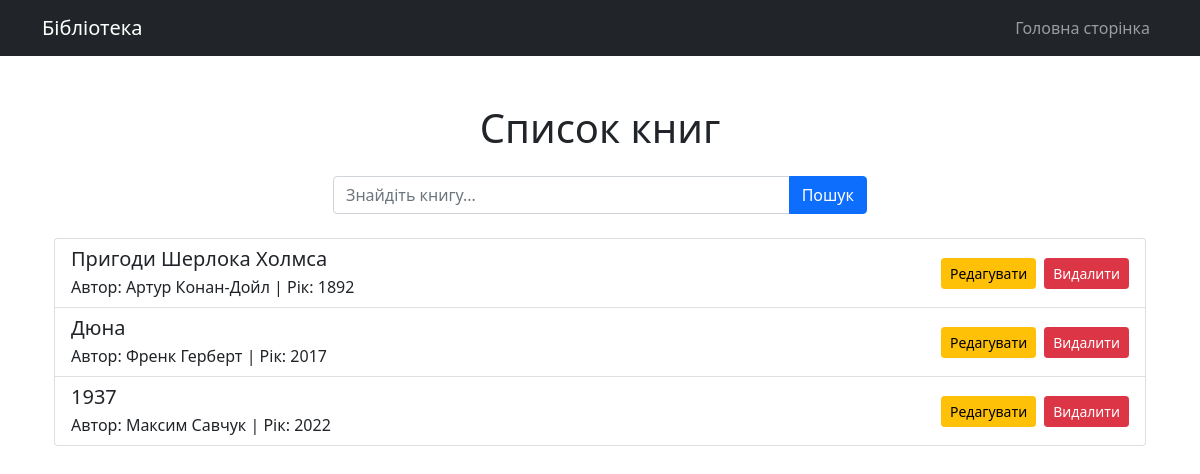
/read/, run on an earlier commit of the app's database.
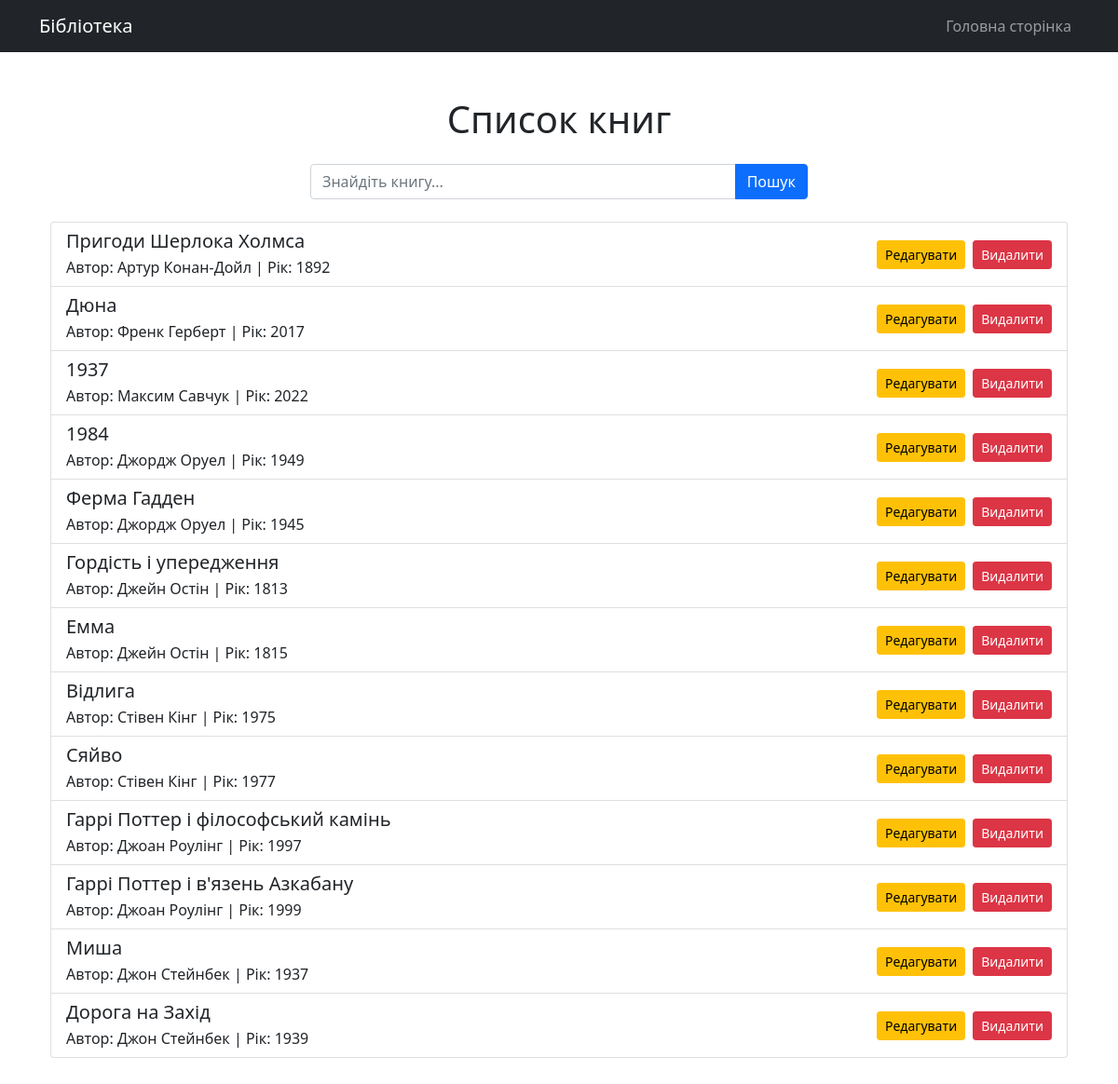
And on a later commit of the database.
### crud/models.py (models this page shows, shortened)
class Books(models.Model):
    title = models.CharField("Назва",max_length=50)
    year = models.IntegerField("Рік видання",validators=[Validate_year])
    author = models.ForeignKey(Author, on_delete=models.CASCADE)
    class Meta:
        verbose_name="Книга"
        verbose_name_plural="Книги"

class Author(models.Model):
    name = models.CharField("Ім'я",max_length=50)
    surname = models.CharField("Прізвище",max_length=50)
    birth_year = models.IntegerField("Рік народження",validators=[Validate_year])
    bio = models.CharField("Біографія",max_length=400)
    def __str__(self):
        return str(self.name) + " " + str(self.surname)
    class Meta:
        verbose_name="Автор"
        verbose_name_plural="Автори"

### crud/views.py (the view)
# urls.py: path('read/', views.read, name='read_books'),
def read(request):
    books = Books.objects.all()  # Отримуємо всі книги з бази даних
    search_query = request.GET.get('q', '')  # Отримуємо пошуковий запит з GET-параметра 'q'
    if search_query:
        books = books.filter(title__icontains=search_query)
    context = {
        'books': books,
        'block_name': 'crud/template_read.html',
    }
    return render(request, 'crud/base.html', context)

### templates/crud/base.html (shortened to what this page needs)
<!DOCTYPE html>
<html lang="en">
<head>
    <link href="https://cdn.jsdelivr.net/npm/bootstrap@5.0.2/dist/css/bootstrap.min.css" rel="stylesheet">
</head>
<body>
    <nav class="navbar navbar-expand-lg navbar-dark bg-dark">
        <div class="container">
            <a class="navbar-brand" href="#">Бібліотека</a>
            <div class="collapse navbar-collapse justify-content-end" id="navbarNav">
                <ul class="navbar-nav">
                    <li class="nav-item">
                        <a class="nav-link" href="{% url 'home' %}">Головна сторінка</a>
                    </li>
                </ul>
            </div>
        </div>
    </nav>
    <div class="container mt-5">
        {% include block_name %}
    </div>
</body>
</html>

### templates/crud/template_read.html
<div class="container my-5">
    <h1 class="text-center mb-4">Список книг</h1>
    <div class="row justify-content-center">
        <div class="col-md-6">
            <form method="get" class="mb-4">
                <div class="input-group">
                    <input type="text" name="q" value="{{ request.GET.q }}" placeholder="Знайдіть книгу..." class="form-control">
                    <button type="submit" class="btn btn-primary">Пошук</button>
                </div>
            </form>
        </div>
    </div>
    {% if books %}
    <ul class="list-group">
        {% for book in books %}
        <li class="list-group-item d-flex justify-content-between align-items-center">
            <div>
                <h5 class="mb-1">{{ book.title }}</h5>
                <p class="mb-0">Автор: {{ book.author }} | Рік: {{ book.year }}</p>
            </div>
            <div class="d-flex justify-content-end">
                <a href="{% url 'update_book' book.id %}" class="btn btn-sm btn-warning me-2">Редагувати</a>
                <a href="{% url 'delete_book' book.id %}" class="btn btn-sm btn-danger">Видалити</a>
            </div>
        </li>
        {% endfor %}
    </ul>
    {% else %}
    <p class="text-center">Книги не знайдені</p>
    {% endif %}
</div>

What changed in the data, as far as the page shows it:
added Books: title "1984", author "Джордж Оруел", year "1949"
added Books: title "Ферма Гадден", author "Джордж Оруел", year "1945"
added Books: title "Гордість і упередження", author "Джейн Остін", year "1813"
added Books: title "Емма", author "Джейн Остін", year "1815"
added Books: title "Відлига", author "Стівен Кінг", year "1975"
added Books: title "Сяйво", author "Стівен Кінг", year "1977"
added Books: title "Гаррі Поттер і філософський камінь", author "Джоан Роулінг", year "1997"
added Books: title "Гаррі Поттер і в'язень Азкабану", author "Джоан Роулінг", year "1999"
added Books: title "Миша", author "Джон Стейнбек", year "1937"
added Books: title "Дорога на Захід", author "Джон Стейнбек", year "1939"
